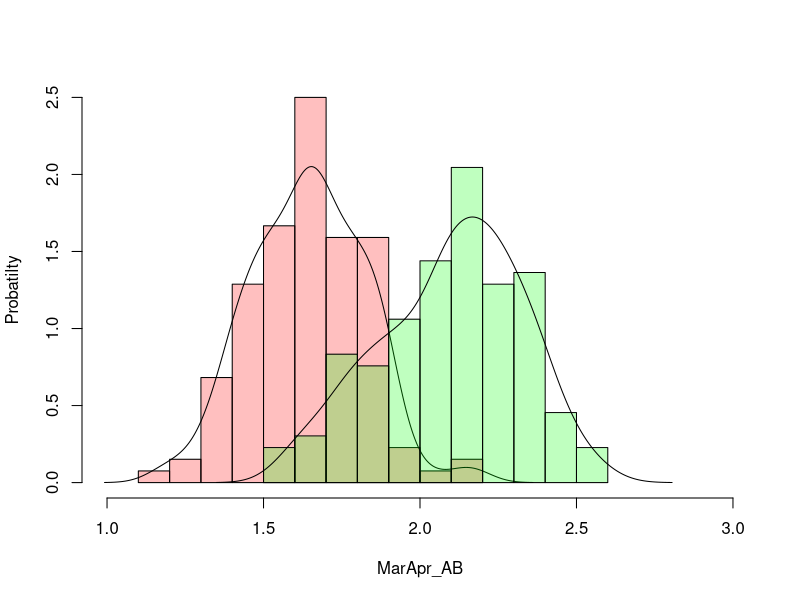

Write the R code that produced this figure.
# Candidate’s Choice Question 
#   for the Senior Quantitative Analyst Position at Philadelphia Phillies
# Submission: November 15, 2016
# Candidate: Meen Chul Kim

library('ggplot2')

# Read in data
batting <- read.csv('data/batting.csv')

# Select rows without corrupted data
data <- subset(batting, MarApr_AB != 0)

# Scale variables by dividing by range
cols <- c('MarApr_AB', 'MarApr_PA', 'MarApr_H')
for (col in cols) {
  data[[col]] <- data[[col]] / diff(range(data[[col]]))  
}


# Histogram the distributions of MarApr_AB and MarApr_PA
hist(data$MarApr_AB, prob=T, xlim=c(1, 3), 
     xlab='MarApr_AB', ylab = 'Probatilty', main='',
     col=rgb(1, 0, 0, .25))
lines(density(data$MarApr_AB))
hist(data$MarApr_PA, add=T, prob=T, col=rgb(0, 1, 0, .25))
lines(density(data$MarApr_PA))

# Convert corruted data to NA
batting[batting == 0] <- NA

# Scale variables
for (col in cols) {
  batting[[col]] <- batting[[col]] / 
    diff(range(batting[[col]], na.rm = T))
}

# Impute means to NA
for (col in cols) {
  batting[[col]][is.na(batting[[col]])] <- 
    mean(batting[[col]], na.rm = T)
}
# Manual imputation for MarApr_AVG
batting$MarApr_AVG[is.na(batting$MarApr_AVG)] <- 
  mean(batting$MarApr_AVG, na.rm = T)

fit <- lm(FullSeason_AVG ~ 
            MarApr_AB + 
            MarApr_PA + 
            MarApr_H + 
            MarApr_AVG, 
          data=batting)
